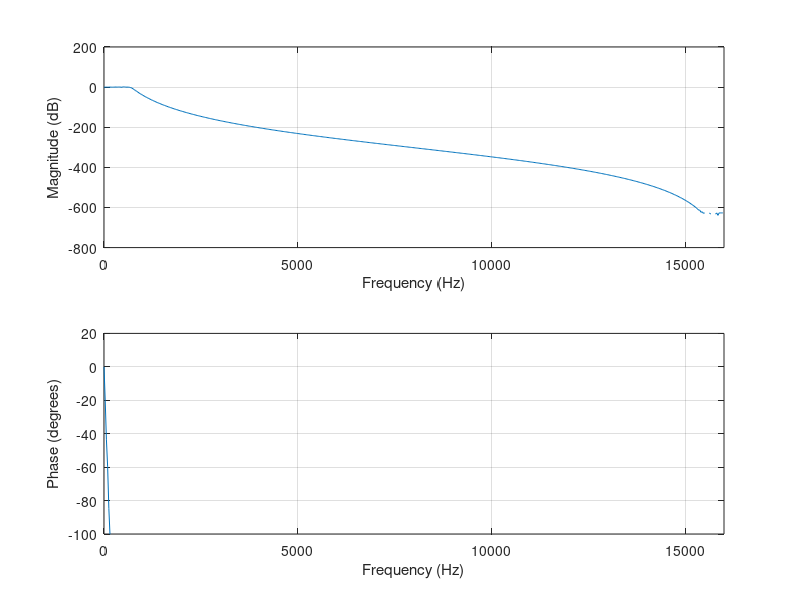

Source code (MATLAB): (Note: this script raises an error after producing the figure.)
% 
% % 
fc = 700;
fs = 32000;

[b,a] = butter(13,fc/(fs/2))

freqz(b,a,[],fs);
%subplot(3,1,1);
ylim([-100 20]);
figure
x = readtable("waveform_no_filter.csv");
%plot(x.Var1(1:1000));
figure;
dataIn = x.Var1;%randn(1000,1);
dataOut = filter(b,a,dataIn);

plot(dataOut);
figure

y = fft(dataOut);

n = length(y); % number of samples
f = (10:n/2);% frequency range

power = abs(y(10:end/2));

plot(f,power)
xlabel('Frequency')
ylabel('Power')
figure


rng('default')
fs = 32000;                                % sample frequency (Hz)
t = 0:1/fs:10;                      % 1 second span time vector
x = readtable("waveform_no_filter.csv");

%filtered = lowpass(x.Var1,1000,fs);
y = fft(x.Var1);

n = length(y); % number of samples
f = (10:n/2);% frequency range

power = abs(y(10:end/2));

plot(f,power)
xlabel('Frequency')
ylabel('Power')

 % 
 % 
 % 
 % fprintf('%s\n',sprintf(' %.15f,',b))
 % 
 % fprintf('%s\n',sprintf(' %.15f,',a))
 % [h,f] = freqz(b,1,[],Fs);
 % plot(f,mag2db(abs(h)))
 % xlabel('Frequency (Hz)')
 % ylabel('Magnitude (dB)')
 % grid

% 
% 
% 
% fs = 32000;
% [A,B,C,D] = butter(10,[50 1000]/(fs/2))
% %sos = ss2sos(A,B,C,D)
% %freqz(sos,[],fs)


      % 1 second span time vector
% noisetable = readtable("waveform128.csv");
% guiartable = readtable("waveform.csv");
% signal = guiartable.Var1(1:1000);
% noise = noisetable.Var1(1001:2000);
% blms = dsp.BlockLMSFilter(10,5);
%  blms.StepSize = 0.01;
%  blms.WeightsOutputPort = false;
%  filt = dsp.FIRFilter;
%  filt.Numerator = fir1(10,[.5, .75]);
%  x = filt(noise); % Noise
 %x = randn(1000,1);
% signal =  sin(0:.05:49.95)'
 % d = signal; % Noise + Signal
 % [y, err] = blms(x, d);
 % subplot(3,1,1);
 % plot(d);
 % title('Noise + Signal');
 % subplot(3,1,2);
 % plot(err);
 % title('Signal');
 % subplot(3,1,3);
 % plot(noise);
 % title('noise');